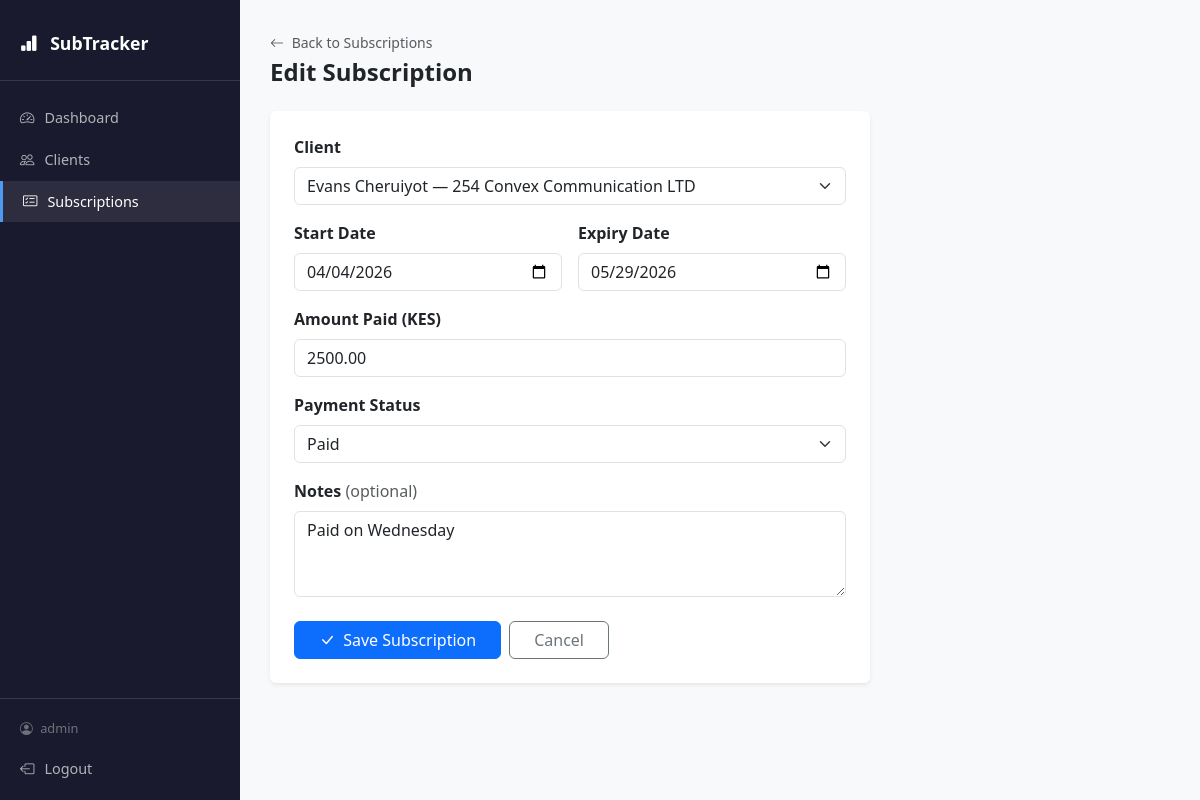
The app's page /subscriptions/1/edit/ (signed in) with its own data.
### subscriptions/models.py (models this page shows, shortened)
class Subscription(models.Model):
    client = models.ForeignKey(
        Client,
        on_delete=models.CASCADE,
        related_name='subscriptions'
    )
    start_date = models.DateField()
    expiry_date = models.DateField()
    amount_paid = models.DecimalField(max_digits=10, decimal_places=2)
    payment_status = models.CharField(
        max_length=10,
        choices=PAYMENT_STATUS_CHOICES,
        default='unpaid'
    )
    notes = models.TextField(blank=True, null=True)
    created_at = models.DateTimeField(auto_now_add=True)
    class Meta:
        ordering = ['-created_at']

### subscriptions/views.py (the view)
# urls.py: path('<int:pk>/edit/', views.subscription_edit, name='subscription_edit'),
@login_required
def subscription_edit(request, pk):
    subscription = get_object_or_404(Subscription, pk=pk)
    if request.method == 'POST':
        form = SubscriptionForm(request.POST, instance=subscription)
        if form.is_valid():
            form.save()
            return redirect('subscription_list')
    else:
        form = SubscriptionForm(instance=subscription)
    return render(request, 'subscriptions/subscription_form.html', {
        'form': form,
        'title': 'Edit Subscription',
        'subscription': subscription,
    })

### subscriptions/forms.py
class SubscriptionForm(forms.ModelForm):
    class Meta:
        model = Subscription
        fields = ['client', 'start_date', 'expiry_date', 'amount_paid', 'payment_status', 'notes']
        widgets = {
            'client': forms.Select(attrs={
                'class': 'form-select'
            }),
            'start_date': forms.DateInput(attrs={
                'class': 'form-control',
                'type': 'date'  # Renders native date picker in browser
            }),
            'expiry_date': forms.DateInput(attrs={
                'class': 'form-control',
                'type': 'date'
            }),
            'amount_paid': forms.NumberInput(attrs={
                'class': 'form-control',
                'placeholder': '0.00'
            }),
            'payment_status': forms.Select(attrs={
                'class': 'form-select'
            }),
            'notes': forms.Textarea(attrs={
                'class': 'form-control',
                'rows': 3,  # Compact textarea
                'placeholder': 'Any additional notes...'
            }),
        }

### clients/models.py (called while the page is built)
    def __str__(self):
        return f"{self.name} — {self.business_name}"

### templates/subscriptions/subscription_form.html (shortened to what this page needs)
{% extends 'base.html' %}
{% block content %}
<div class="mb-4">
    <a href="{% url 'subscription_list' %}" class="text-muted text-decoration-none small">
        <i class="bi bi-arrow-left me-1"></i> Back to Subscriptions
    </a>
    <h4 class="fw-bold mt-1">{{ title }}</h4>
</div>
<div class="card border-0 shadow-sm" style="max-width: 600px;">
    <div class="card-body p-4">
        <form method="POST">
            <div class="mb-3">
                <label class="form-label fw-semibold">Client</label>
                {{ form.client }}
            </div>
            <div class="row g-3 mb-3">
                <div class="col-md-6">
                    <label class="form-label fw-semibold">Start Date</label>
                    {{ form.start_date }}
                </div>
                <div class="col-md-6">
                    <label class="form-label fw-semibold">Expiry Date</label>
                    {{ form.expiry_date }}
                </div>
            </div>
            <div class="mb-3">
                <label class="form-label fw-semibold">Amount Paid (KES)</label>
                {{ form.amount_paid }}
            </div>
            <div class="mb-3">
                <label class="form-label fw-semibold">Payment Status</label>
                {{ form.payment_status }}
            </div>
            <div class="mb-4">
                <label class="form-label fw-semibold">Notes <span class="text-muted fw-normal">(optional)</span></label>
                {{ form.notes }}
            </div>
            <div class="d-flex gap-2">
                <button type="submit" class="btn btn-primary px-4">
                    <i class="bi bi-check-lg me-1"></i> Save Subscription
                </button>
                <a href="{% url 'subscription_list' %}" class="btn btn-outline-secondary px-4">
                    Cancel
                </a>
            </div>
        </form>
    </div>
</div>
{% endblock %}

### templates/base.html (shortened to what this page needs)
<!DOCTYPE html>
<html lang="en">
<head>
    <link href="https://cdn.jsdelivr.net/npm/bootstrap@5.3.0/dist/css/bootstrap.min.css" rel="stylesheet">
    <link href="https://cdn.jsdelivr.net/npm/bootstrap-icons@1.10.5/font/bootstrap-icons.css" rel="stylesheet">
</head>
<body>
<div class="sidebar">
    <div class="brand">
        <i class="bi bi-bar-chart-fill me-2"></i> SubTracker
    </div>
    <nav class="mt-3">
        <a href="{% url 'dashboard' %}" class="nav-link {% if request.resolver_match.url_name == 'dashboard' %}active{% endif %}">
            <i class="bi bi-speedometer2"></i> Dashboard
        </a>
        <a href="{% url 'client_list' %}" class="nav-link {% if 'client' in request.resolver_match.url_name %}active{% endif %}">
            <i class="bi bi-people"></i> Clients
        </a>
        <a href="{% url 'subscription_list' %}" class="nav-link {% if 'subscription' in request.resolver_match.url_name %}active{% endif %}">
            <i class="bi bi-card-checklist"></i> Subscriptions
        </a>
    </nav>
    <div class="sidebar-footer">
        <div class="sidebar-user">
            <i class="bi bi-person-circle me-1"></i>
            {{ request.user.username }}
        </div>
        <form method="POST" action="{% url 'logout' %}">
            <button type="submit" class="logout-btn">
                <i class="bi bi-box-arrow-left"></i> Logout
            </button>
        </form>
    </div>
</div>
<div class="main-content">
    {% block content %}
    {% endblock %}
</div>
</body>
</html>

### templates/base.html (style rules this page uses)
body { display: flex; min-height: 100vh; background-color: #f8f9fa; }
.sidebar { width: 240px; background-color: #1a1a2e; color: white; min-height: 100vh; padding: 20px 0; position: fixed; top: 0; left: 0; }
.sidebar .brand { font-size: 1.1rem; font-weight: 700; padding: 10px 20px 24px; border-bottom: 1px solid #ffffff20; color: #fff; }
.sidebar .nav-link { color: #ffffffaa; padding: 10px 20px; display: flex; align-items: center; gap: 10px; font-size: 0.9rem; transition: all 0.2s; }
.sidebar .nav-link:hover, .sidebar .nav-link.active { color: #fff; background-color: #ffffff15; border-left: 3px solid #4e9af1; }
.sidebar .logout-btn { color: #ffffffaa; padding: 10px 20px; display: flex; align-items: center; gap: 10px; font-size: 0.9rem; transition: all 0.2s; background: transparent; border: none; width: 100%; text-align: left; cursor: pointer; }
.sidebar-footer { position: absolute; bottom: 0; width: 100%; border-top: 1px solid #ffffff20; padding: 10px 0; }
.sidebar-user { padding: 10px 20px; font-size: 0.8rem; color: #ffffff60; }
.main-content { margin-left: 240px; padding: 30px; flex: 1; width: calc(100% - 240px); }

### records on screen
Subscription: client "Evans Cheruiyot — 254 Convex Communication LTD", start_date "04/04/2026", expiry_date "05/29/2026", amount_paid "2500.00", payment_status "Paid", notes "Paid on Wednesday"

### other values on screen
{{ request.user.username }} "admin"
{{ title }} "Edit Subscription"
